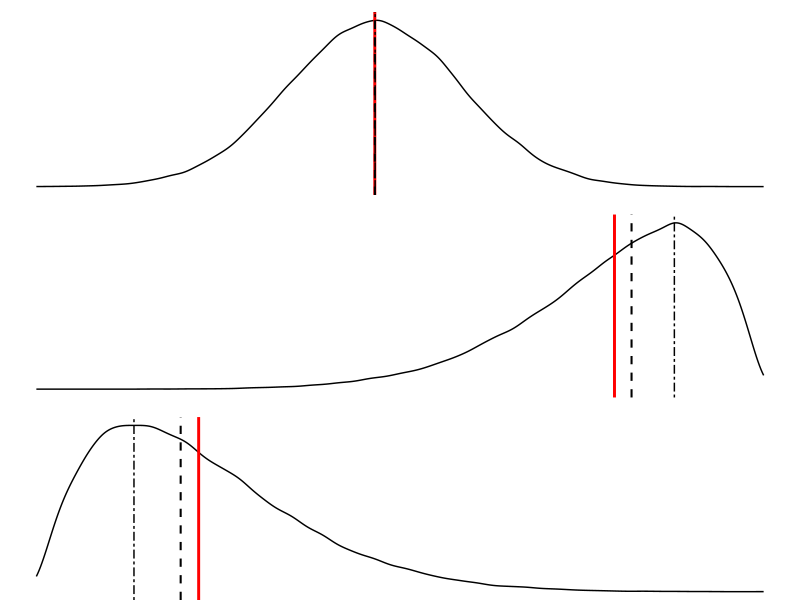

The R script that drew this image:
# パッケージの読み込み
library(ggplot2)
library(dplyr)
library(tidyr)
library(modeest)
library(withr)

# グループごとの平均・中央・最頻値を定義
mean_by_group <- . %>% 
  group_by(var) %>% 
  summarize(mean_x = mean(value))
median_by_group <- . %>% 
  group_by(var) %>% 
  summarize(median_x = median(value))
mode <- data.frame(var = c("x1", "x2", "x3"),
                   value = c(mlv("normal", mean = 5, sd = 0.1),
                             mlv("beta", shape1 = 10, shape2 = 2),
                             mlv("beta", shape1 = 2, shape2 = 10)))

# データの作成, グラフの描画
set.seed(2718)
withr::with_preserve_seed(
  data.frame(x1 = rnorm(n = 100000, mean = 5, sd = 0.1),
             x2 = rbeta(n = 100000, shape1 = 10, shape2 = 2),
             x3 = rbeta(n = 100000, shape1 = 2, shape2 = 10)) %>% 
    tidyr::pivot_longer(cols = c(x1, x2, x3), names_to = "var", values_to = "value") %>%
    ggplot() +
    aes(x = value,
        y = ..density..) +
    geom_density() +
    geom_vline(data = mean_by_group, 
               aes(xintercept = mean_x), 
               colour = "red",
               size = 1.) +
    geom_vline(data = median_by_group, 
               aes(xintercept = median_x), 
               colour = "black",
               linetype = "dashed",
               size = 0.7) +  
    geom_vline(data = mode,
               aes(xintercept = value),
               colour = "black",
               linetype = "twodash",
               size = 0.5) +
    facet_wrap(~var, scales = "free", ncol = 1,
               labeller = label_bquote(rows = "")) +
    theme_void()
)
